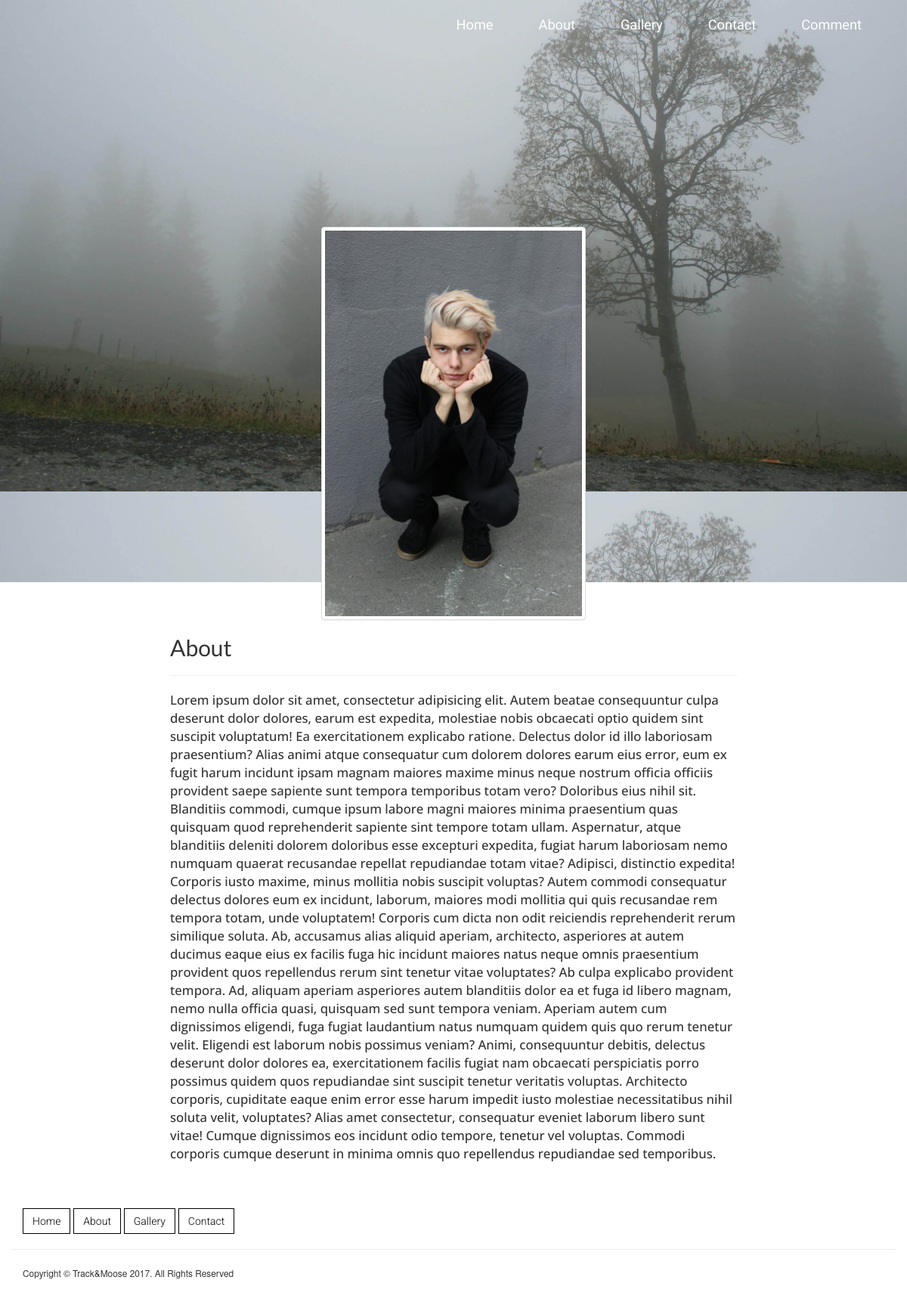
The page /about/ on the database its author committed.
### ballerine_app/models.py (models this page shows, shortened)
class HomeImage(models.Model):
    title = models.CharField(max_length=120)
    img = models.FileField(null=True, blank=True)

class StaticText(models.Model):
    title = models.CharField(max_length=120)
    content = models.TextField()

### ballerine_app/views.py (the view)
# urls.py: url(r'^about/$', about, name="about"),
def about(request):
    main_img = get_object_or_404(HomeImage, title="about_main_img")
    main_bg = get_object_or_404(HomeImage, title="about_main_bg")
    about_title = get_object_or_404(StaticText, title="about_title")
    footer_copyright = get_object_or_404(StaticText, title="footer_copyright")
    context = {
        "main_img": main_img,
        "main_bg": main_bg,
        "about_title": about_title,
        "footer_copyright": footer_copyright
    }
    return render(request, "about.html", context)

### templates/about.html (shortened to what this page needs)
{% extends 'base.html' %}
{% load staticfiles %}
{% block links %}
    <link rel="stylesheet" href="{% static 'about.css' %}">
{% endblock %}
{% block content %}
    <div class="face_section" style="background: url({{ main_bg.img.url }}); background-size: contain;background-position: center -100px;">
        <div class="container">
            <div class="col-sm-4 col-sm-offset-4">
                <img src="{{ main_img.img.url }}" alt="" class="img-responsive img-thumbnail">
            </div>
        </div>
        <div class="about_text">
            <div class="container">
            <div class="row">
                <div class="col-sm-8 col-sm-offset-2">
                    <h2>About</h2>
                    <hr>
                    <p>
                        Lorem ipsum dolor sit amet, consectetur adipisicing elit. Autem beatae consequuntur culpa deserunt dolor dolores, earum est expedita, molestiae nobis obcaecati optio quidem sint suscipit voluptatum! Ea exercitationem explicabo ratione. Delectus dolor id illo laboriosam praesentium? Alias animi atque consequatur cum dolorem dolores earum eius error, eum ex fugit harum incidunt ipsam magnam maiores maxime minus neque nostrum officia officiis provident saepe sapiente sunt tempora temporibus totam vero? Doloribus eius nihil sit. Blanditiis commodi, cumque ipsum labore magni maiores minima praesentium quas quisquam quod reprehenderit sapiente sint tempore totam ullam. Aspernatur, atque blanditiis deleniti dolorem doloribus esse excepturi expedita, fugiat harum laboriosam nemo numquam quaerat recusandae repellat repudiandae totam vitae? Adipisci, distinctio expedita! Corporis iusto maxime, minus mollitia nobis suscipit voluptas? Autem commodi consequatur delectus dolores eum ex incidunt, laborum, maiores modi mollitia qui quis recusandae rem tempora totam, unde voluptatem! Corporis cum dicta non odit reiciendis reprehenderit rerum similique soluta. Ab, accusamus alias aliquid aperiam, architecto, asperiores at autem ducimus eaque eius ex facilis fuga hic incidunt maiores natus neque omnis praesentium provident quos repellendus rerum sint tenetur vitae voluptates? Ab culpa explicabo provident tempora. Ad, aliquam aperiam asperiores autem blanditiis dolor ea et fuga id libero magnam, nemo nulla officia quasi, quisquam sed sunt tempora veniam. Aperiam autem cum dignissimos eligendi, fuga fugiat laudantium natus numquam quidem quis quo rerum tenetur velit. Eligendi est laborum nobis possimus veniam? Animi, consequuntur debitis, delectus deserunt dolor dolores ea, exercitationem facilis fugiat nam obcaecati perspiciatis porro possimus quidem quos repudiandae sint suscipit tenetur veritatis voluptas. Architecto corporis, cupiditate eaque enim error esse harum impedit iusto molestiae necessitatibus nihil soluta velit, voluptates? Alias amet consectetur, consequatur eveniet laborum libero sunt vitae! Cumque dignissimos eos incidunt odio tempore, tenetur vel voluptas. Commodi corporis cumque deserunt in minima omnis quo repellendus repudiandae sed temporibus.
                    </p>
                </div>
            </div>
        </div>
        </div>
    </div>
{% endblock %}
{% block footer_copyright %}
    {{ footer_copyright.content }}
{% endblock %}

### ballerine_app/static/about.css (style rules this page uses)
.face_section img { margin: 300px 0 -50px; }
img { z-index: 10; }
.about_text { background: #fff; padding-top: 50px; font-size: 1.2em; font-family: 'Lato', sans-serif; font-weight: 700 ; }
.about_text p { font-family: 'Open Sans', sans-serif; font-weight: 500; }

### ballerine_app/static/base.css (style rules this page uses)
.img-responsive { transition: all .2s ease; }

### rows shown on the page
HomeImage: img (picture)
HomeImage: img (picture)
StaticText: content "Copyright © Track&Moose 2017. All Rights Reserved"
